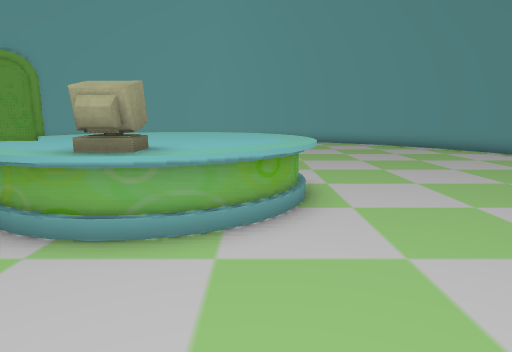
[1] (above)

19 first-person views from a walk through a 3-D level made in the Unity game engine. The camera is 1.5 m above the floor, tilts 10° down and sees 75° across. The floor is counted in squares, 1 m on a side. Each view is taken from the middle of a square. On the plan, view 1 faces up. The plan holds only what a view shows up to about 15 squares ahead; the rest is blank.

[2]
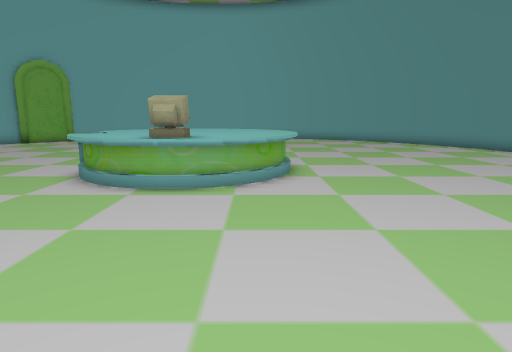

[3]
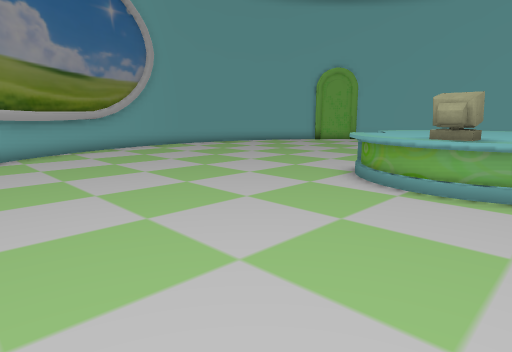

[4]
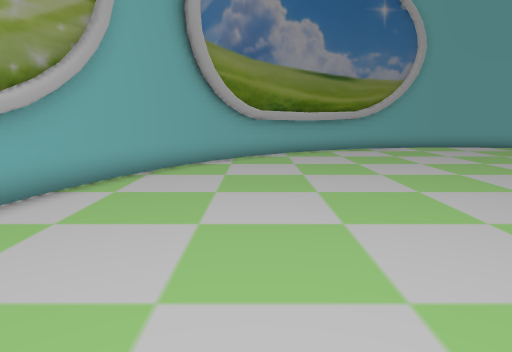

[5]
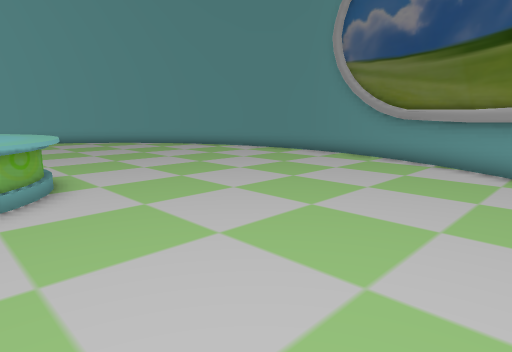

[6]
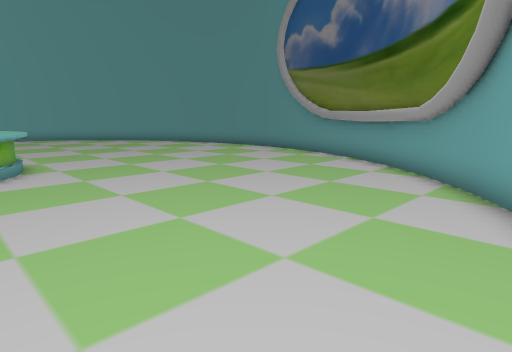

[7]
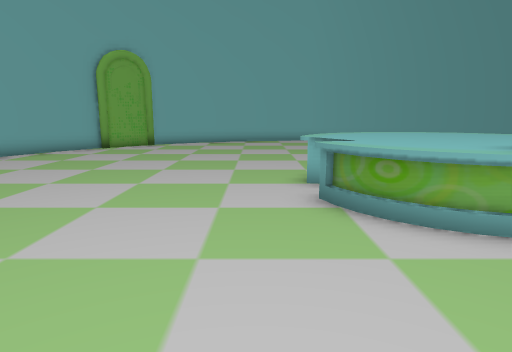

[8]
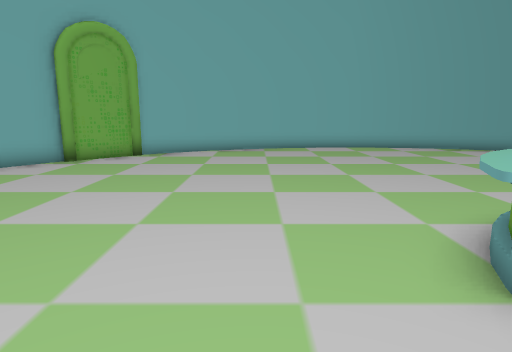

[9]
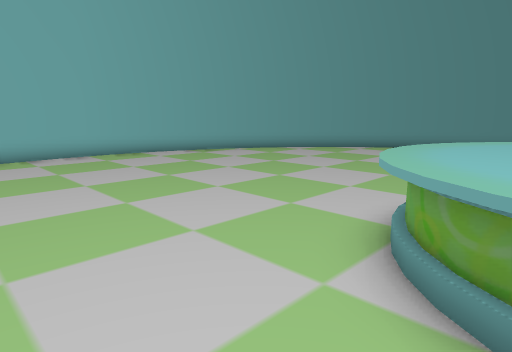

[10]
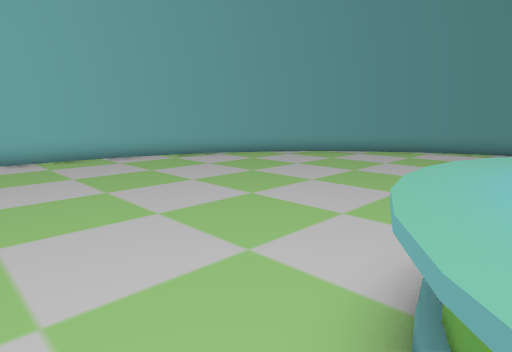

[11]
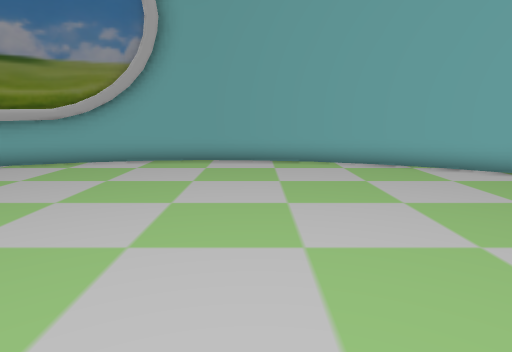

[12]
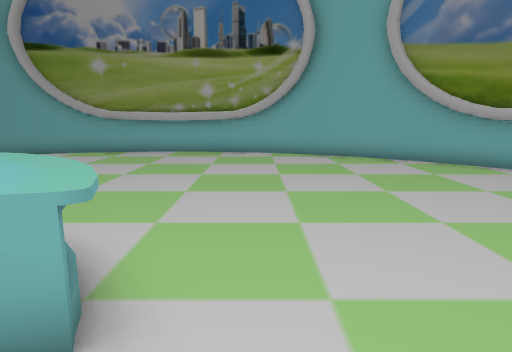

[13]
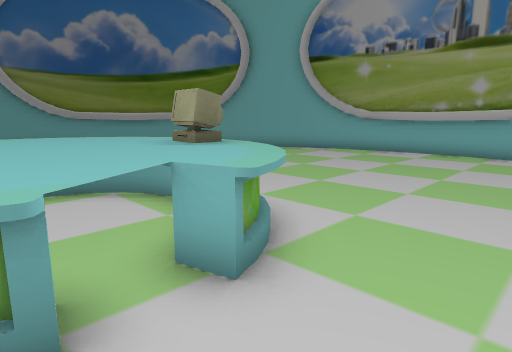

[14]
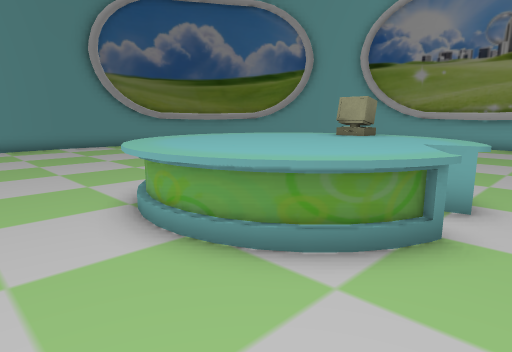

[15]
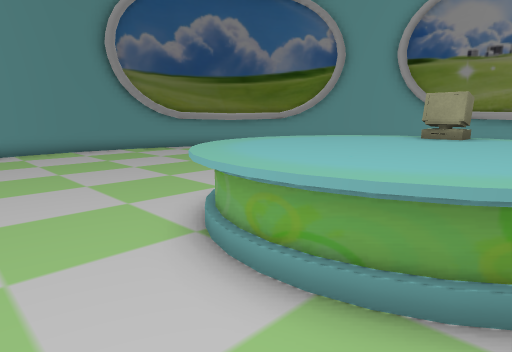

[16]
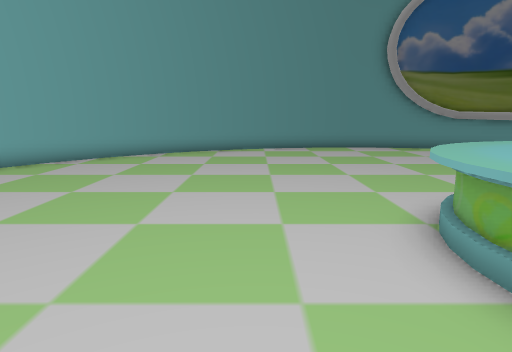

[17]
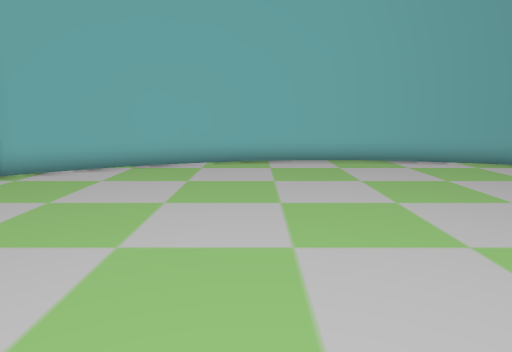

[18]
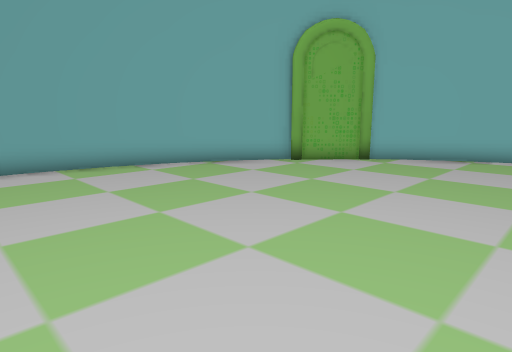

[19]
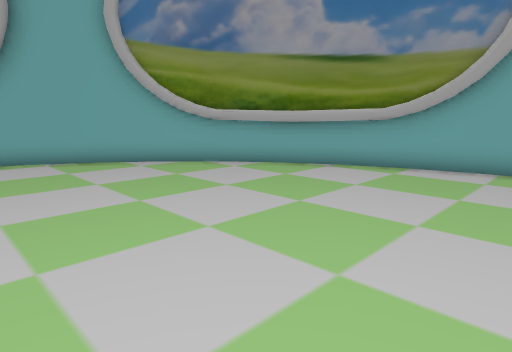

### Floor plan
Points are (right, up) in squares from view 1. A wall is a line through its corners. A room is listed if a view was taken in it or the views show most of it. See-through windows are left out.
Room 1 (views 1, 2, 3, 4, 5, 6, 7, 8, 9, 10, 11, 12, 13, 14, 15, 16, 17, 18, 19)
walls: (8.8, 16.2) (7.4, 17.8); (7.5, 17.7) (5.9, 19) (4.1, 20.1); (9.9, 14.6) (8.7, 16.3); (2.4, 20.9) (0.4, 21.5); (0.5, 21.4) (-1.6, 21.7); (4.3, 20.1) (2.3, 20.9); (10.8, 12.8) (9.8, 14.7); (10, 1.4) (10.9, 3.4); (11.4, 10.9) (10.7, 12.9); (-1.4, 21.7) (-3.5, 21.7); (11.7, 8.9) (11.3, 11); (-3.4, 21.7) (-5.5, 21.4); (11.8, 6.9) (11.7, 9); (-5.4, 21.5) (-7.4, 20.9); (11.6, 5) (11.8, 7); (-7.3, 20.9) (-9.3, 20); (7.6, -2.2) (8.8, -0.7); (11.1, 3) (11.6, 5.1); (-9.1, 20.1) (-10.9, 19); (9.3, -0.5) (10.3, 1.2) (11.1, 3.1); (8, -2) (10.2, 1.5); (-10.9, 19.1) (-11.6, 18.4) (-13.7, 16.2); (7.6, -2.6) (7.9, -2.1); (-13.7, 16.3) (-14.9, 14.6); (6.6, -3.5) (8.1, -2.1) (9.4, -0.4); (5.6, -4.2) (6.7, -3.4); (-1.1, -6.4) (1, -6.1); (-14.8, 14.7) (-15.8, 12.8); (-15.7, 12.9) (-16.4, 10.8); (3.2, -5.6) (4.1, -5.1); (-13.7, -0.7) (-12.4, -2.4); (-15.9, 3.5) (-14.9, 1.4); (-16.3, 11) (-16.7, 8.9); (-3.8, -6.5) (0.3, -6.3); (-15.1, 1.5) (-12.9, -2); (0, -6.5) (1.5, -6.2); (-6, -6.1) (-3.7, -6.4); (1.3, -6.3) (3.3, -5.5); (-16.7, 9.1) (-16.8, 7); (-16.8, 7.1) (-16.6, 5); (-16.6, 5.1) (-16.1, 3); (-6.5, -6.2) (-5.1, -6.5); (-16.1, 3.1) (-15.3, 1.1); (-8.4, -5.5) (-6.4, -6.2); (-11.7, -3.4) (-10, -4.6); (-14.4, -0.4) (-12.7, -2.6); (-10.1, -4.6) (-8.2, -5.6); (-15.4, 1.3) (-14.3, -0.5); (-13.2, -2) (-11.6, -3.5)
objects: other object (-5, 4) to (1, 10); other object (-2, 4) to (-2, 5)

Positions as (right, up) in squares from view 1, and headings:
1: (0, 0), facing up
2: (0, -3), facing up
3: (0, -3), facing up-left
4: (0, -2), facing left
5: (-1, -2), facing up-right
6: (-1, -5), facing up-right
7: (-6, 0), facing up
8: (-7, 5), facing up
9: (-7, 8), facing up-right
10: (-5, 9), facing up-right
11: (-5, 9), facing left
12: (-6, 8), facing down
13: (-7, 8), facing down-right
14: (-6, 12), facing down-right
15: (-4, 12), facing down-right
16: (-5, 12), facing right
17: (-5, 10), facing up
18: (-6, 7), facing up-left
19: (-6, 7), facing down-left
